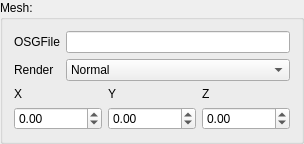
          <widget class="QGroupBox" name="plane_gb_mesh">
           <property name="sizePolicy">
            <sizepolicy hsizetype="Preferred" vsizetype="Maximum">
             <horstretch>0</horstretch>
             <verstretch>0</verstretch>
            </sizepolicy>
           </property>
           <property name="minimumSize">
            <size>
             <width>0</width>
             <height>0</height>
            </size>
           </property>
           <property name="title">
            <string>Mesh:</string>
           </property>
           <layout class="QVBoxLayout" name="verticalLayout_16">
            <item>
             <layout class="QFormLayout" name="formLayout_14">
              <item row="0" column="0">
               <widget class="QLabel" name="label_53">
                <property name="text">
                 <string>OSGFile</string>
                </property>
               </widget>
              </item>
              <item row="0" column="1">
               <widget class="QLineEdit" name="osgFile"/>
              </item>
              <item row="1" column="0">
               <widget class="QLabel" name="label_52">
                <property name="text">
                 <string>Render</string>
                </property>
               </widget>
              </item>
              <item row="1" column="1">
               <widget class="QComboBox" name="comboBox_render">
                <item>
                 <property name="text">
                  <string>Normal</string>
                 </property>
                </item>
                <item>
                 <property name="text">
                  <string>Wire</string>
                 </property>
                </item>
               </widget>
              </item>
             </layout>
            </item>
            <item>
             <layout class="QGridLayout" name="gridLayout_15">
              <item row="0" column="0">
               <widget class="QLabel" name="label_110">
                <property name="text">
                 <string>X</string>
                </property>
               </widget>
              </item>
              <item row="0" column="1">
               <widget class="QLabel" name="label_112">
                <property name="text">
                 <string>Y</string>
                </property>
               </widget>
              </item>
              <item row="0" column="2">
               <widget class="QLabel" name="label_114">
                <property name="text">
                 <string>Z</string>
                </property>
               </widget>
              </item>
              <item row="1" column="0">
               <widget class="QDoubleSpinBox" name="scalex">
                <property name="minimum">
                 <double>-100000.000000000000000</double>
                </property>
                <property name="maximum">
                 <double>1000000.000000000000000</double>
                </property>
               </widget>
              </item>
              <item row="1" column="1">
               <widget class="QDoubleSpinBox" name="scaley">
                <property name="minimum">
                 <double>-1000000.000000000000000</double>
                </property>
                <property name="maximum">
                 <double>10000000.000000000000000</double>
                </property>
               </widget>
              </item>
              <item row="1" column="2">
               <widget class="QDoubleSpinBox" name="scalez">
                <property name="minimum">
                 <double>-10000000.000000000000000</double>
                </property>
                <property name="maximum">
                 <double>10000000.000000000000000</double>
                </property>
               </widget>
              </item>
             </layout>
            </item>
           </layout>
          </widget>
